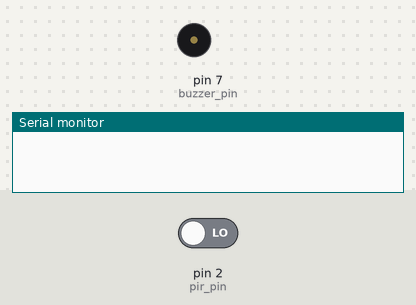
This sketch was run on a simulated Arduino Uno, built with avr-gcc and run on an emulated ATmega328P. Parts: buzzer (waves = sounding, pin HIGH), the last lines printed to the serial monitor. Inputs (shaded band) come from the test bench; at power-on: pin 2 (pir_pin) LOW.

Above: at 1.2 s.
1.3 s: pin 2 (pir_pin) driven HIGH
At 2.0 s:
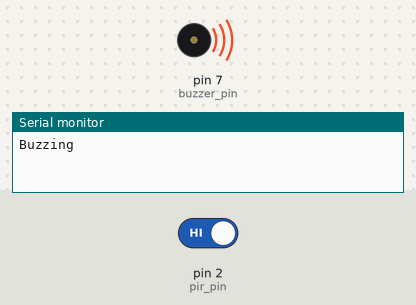
2.8 s: pin 2 (pir_pin) driven LOW
At 3.2 s:
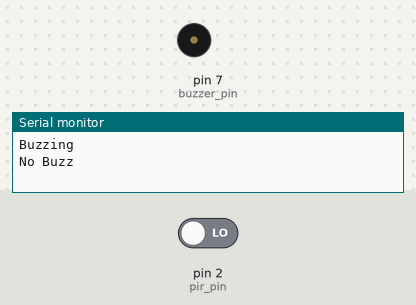
Timing chart, 0 to 5.8 s (numbered marks = the images above; inputs shaded):
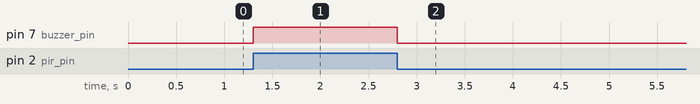

The sketch:

Task_1_2P.ino
```cpp
int pir_pin = 2;
int buzzer_pin = 7;

void setup()
{
  pinMode(pir_pin, INPUT);
  pinMode(buzzer_pin, OUTPUT);
  Serial.begin(9600);
  attachInterrupt(digitalPinToInterrupt(pir_pin), pirInterrupt, CHANGE);
}

void loop()
{
}

void pirInterrupt()
{
  if (digitalRead(pir_pin) == HIGH)
  {
    digitalWrite(buzzer_pin, HIGH);
    Serial.println("Buzzing");
  }
  else
  {
    digitalWrite(buzzer_pin, LOW);
    Serial.println("No Buzz");
  }
}
```

Measured:
- after the input at 1.3 s, pin 7 (buzzer_pin): LOW → HIGH at once
- after the input at 2.8 s, pin 7 (buzzer_pin): HIGH → LOW at once
